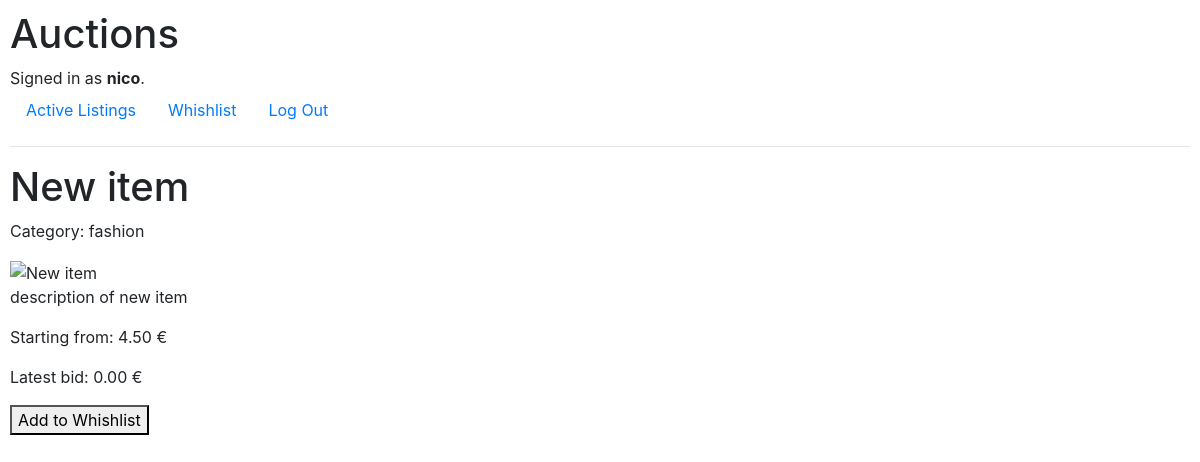
The page /listing/4 (signed in) on the database its author committed.
### auctions/models.py (models this page shows, shortened)
class User(AbstractUser):
    whishlist = models.ManyToManyField("Listing", blank=True, related_name="marked")

class Listing(models.Model):
    title = models.CharField(max_length=64, blank=False, null=False)
    description = models.TextField(blank=False, null=False)
    starting_bid = models.DecimalField(max_digits=10, decimal_places=2, blank=False, null=False)
    image = models.URLField(help_text="Insert URL for prodcut image here")
    category = models.CharField(
        max_length=64,
        default="Others",
        )
    current_price = models.DecimalField(max_digits=10, decimal_places=2, default=0)

### auctions/views.py (the view, shortened to what this page needs)
# urls.py: path("listing/<str:id>", views.listing, name="listing"),
@login_required
def listing(request, id):
    try:
        l = Listing.objects.get(id=id)
    except Listing.DoesNotExist:
        l = None
    form = Form_Whishlist(initial={"listing_id": id})
    return render(request, "auctions/listing.html", {
        "listing": l,
        "form": form
    })

### auctions/templates/auctions/listing.html (shortened to what this page needs)
{% extends "auctions/layout.html" %}
{% block body %}
    {% if listing %}
        <h1>{{listing.title}}</h1>
        <div class="single-listing-container">
            <div class="listing-title">
                <p>Category: {{ listing.category}} </p>
                {% if listing.image %}
                    <img src="{{ listing.image }}" alt="{{ listing.title }}" width="100">
                {% endif %}
            </div>
            <div class="listing-details">
                <p>{{ listing.description }}</p>
                <p>Starting from: {{ listing.starting_bid}} €</p>
                <p>Latest bid: {{ listing.current_price }} €</p>
            </div>
        </div>
        <form method="post">
            <button type="submit">
                {% if listing in request.user.whishlist.all %}
                    Remove from Whishlist
                {% else %}
                    Add to Whishlist
                {% endif %}
            </button>
        </form>
    {% else %}
        <p>Listing does not exist. Please check all active listings <a href="{% url 'index'%}">here</a></p>
    {% endif %}
{% endblock body %}

### auctions/templates/auctions/layout.html (shortened to what this page needs)
{% load static %}
<!DOCTYPE html>
<html lang="en">
    <head>
        <link rel="stylesheet" href="https://stackpath.bootstrapcdn.com/bootstrap/4.4.1/css/bootstrap.min.css">
        <link href="{% static 'auctions/styles.css' %}" rel="stylesheet">
    </head>
    <body>
        <h1>Auctions</h1>
        <div>
            {% if user.is_authenticated %}
                Signed in as <strong>{{ user.username }}</strong>.
            {% else %}
                Not signed in.
            {% endif %}
        </div>
        <ul class="nav">
            <li class="nav-item">
                <a class="nav-link" href="{% url 'index' %}">Active Listings</a>
            </li>
            {% if user.is_authenticated %}
                <li class="nav-item">
                    <a class="nav-link" href="{% url 'whishlist' %}">Whishlist</a>
                </li>
                <li class="nav-item">
                    <a class="nav-link" href="{% url 'logout' %}">Log Out</a>
                </li>
            {% endif %}
        </ul>
        <hr>
        {% block body %}
        {% endblock %}
    </body>
</html>

### auctions/static/auctions/styles.css (style rules this page uses)
body { padding: 10px; }

### rows shown on the page
User: username "nico"
Listing: title "New item", category "fashion", description "description of new item", starting_bid "4.50", current_price "0.00"
